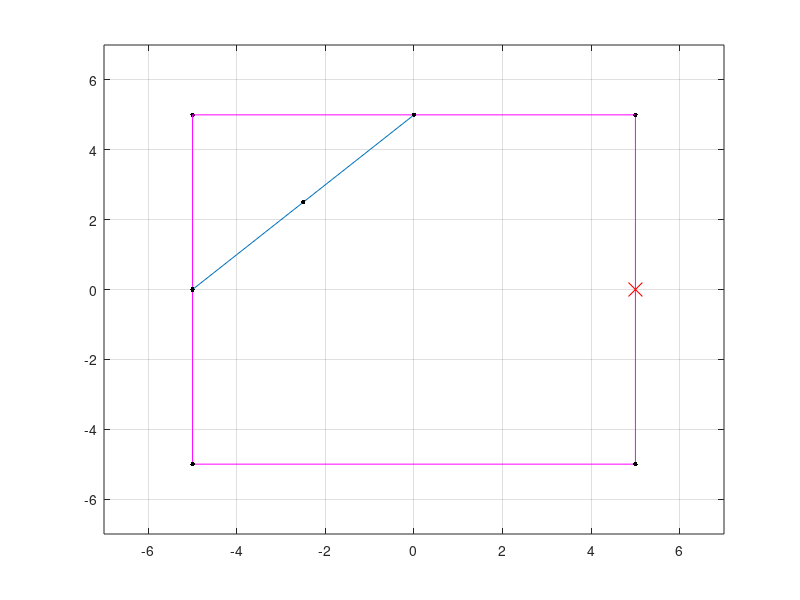

Here is the MATLAB script that generated this plot:
# Arthur moreira de oliveira |205B

x1 = input("Digite x1: ");
y1 = input("Digite y1: ");

pontos = cell(8);

pontos{1} = [x1, y1];
pontos{2} = [-x1, y1];
pontos{3} = [-x1, -y1];
pontos{4} = [x1, -y1];

figure;
for i = 1:4
  if (i == 4)
    plot(pontos{i}, pontos{1}, "-m");
  else
    plot(pontos{i}, pontos{i + 1}, "-m");
  endif
  hold on;
  plot(pontos{i}(1), pontos{i}(2), ".k","markersize", 10);
  hold on;
endfor

pontos{5} = [pontos{1}(1)+pontos{2}(1), y1];
pontos{6} = [-x1, pontos{1}(2)-pontos{2}(2)];

plot([pontos{5}(1), pontos{6}(1)], [pontos{5}(2), pontos{6}(2)], "-");
hold on;
plot(pontos{5}(1), pontos{5}(2), ".k","markersize", 10);
hold on;
plot(pontos{6}(1), pontos{6}(2), ".k","markersize", 10);
hold on;
pontos{7} = [(pontos{6}(1)-pontos{5}(1))*0.5, (pontos{5}(2)-pontos{6}(2))*0.5];
hold on;
plot(pontos{7}(1), pontos{7}(2), ".k","markersize", 10);
hold on;
pontos{8} = [pontos{1}(1), (pontos{1}(2)+pontos{4}(2))];
plot(pontos{8}(1), pontos{8}(2), "xr", "markersize", 10);
hold on;
offset = 2
axis([-x1-offset, x1+offset, -y1-offset, y1+offset]);
grid;
